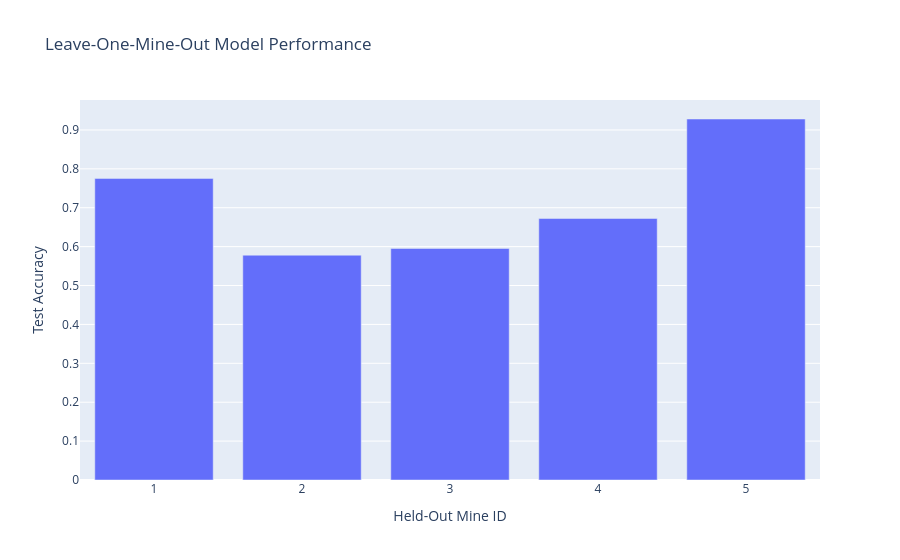

Notebook code cell kept with this figure:
### Code cell
import models.classification as classify
import models.loops as loops
results = []
mines = sorted(df["mine"].unique())
features = ["amplitude_envelope","zero_crossing_rate","rms_energy"]
fs, hop = 128, 32

for test_mine in mines:
    df_train = df[df["mine"] != test_mine].reset_index(drop=True)
    df_test  = df[df["mine"] == test_mine].reset_index(drop=True)

    # instantiate with keyword args for frame_size & hop_length
    trains = [
        Extract_Features(
            df_X=df_train.iloc[:, :-2],
            df_Y=df_train[["y"]],
            feature=f,
            frame_size=fs,
            hop_length=hop
        )
        for f in features
    ]
    tests = [
        Extract_Features(
            df_X=df_test.iloc[:, :-2],
            df_Y=df_test[["y"]],
            feature=f,
            frame_size=fs,
            hop_length=hop
        )
        for f in features
    ]

    # concatenate feature matrices
    X_tr = np.concatenate([t.X_reduced for t in trains], axis=1)
    y_tr = trains[0].Y.values.ravel()
    X_te = np.concatenate([t.X_reduced for t in tests], axis=1)
    y_te = tests[0].Y.values.ravel()

    # overwrite the first dataset with the combined features
    trains[0].X_reduced = X_tr
    tests [0].X_reduced = X_te

    trains[0].Y = pd.Series(y_tr, name="y")
    tests [0].Y = pd.Series(y_te, name="y")

    train_loader = torch.utils.data.DataLoader(trains[0], batch_size=30, shuffle=True)
    test_loader  = torch.utils.data.DataLoader(tests [0], batch_size=30, shuffle=False)

    model = classify.MLP_3_layer(
        nb_hidden=1024,
        input_dim=X_tr.shape[1],
        output_dim=2,
        dropout_rate=0.5
    )
    loops.train(
        model=model,
        model_path=f"./comb_mine_{int(test_mine)}.pth",
        train_loader=train_loader,
        batch_size=30,
        lr=1e-3,
        weight_decay=1e-2,
        optim="adam",
        epochs=20
    )
    acc = loops.test(
        model_path=f"./comb_mine_{int(test_mine)}.pth",
        test_loader=test_loader,
        score=True
    )
    results.append({"held_out_mine": int(test_mine), "accuracy": acc})

### Figure 1 — Plotly figure (JSON) as saved in the notebook; plotly's stock layout.template omitted (floating-point values rounded to 4 significant figures)
{"data": [{"hovertemplate": "Held-Out Mine ID=%{x}<br>Test Accuracy=%{y}<extra></extra>", "legendgroup": "", "marker": {"color": "#636efa", "pattern": {"shape": ""}}, "name": "", "orientation": "v", "showlegend": false, "textposition": "auto", "type": "bar", "x": [1, 2, 3, 4, 5], "xaxis": "x", "y": [0.7754, 0.578, 0.5952, 0.6724, 0.9281], "yaxis": "y"}], "layout": {"barmode": "relative", "legend": {"tracegroupgap": 0}, "title": {"text": "Leave-One-Mine-Out Model Performance"}, "xaxis": {"anchor": "y", "domain": [0, 1], "title": {"text": "Held-Out Mine ID"}}, "yaxis": {"anchor": "x", "domain": [0, 1], "title": {"text": "Test Accuracy"}}}}
